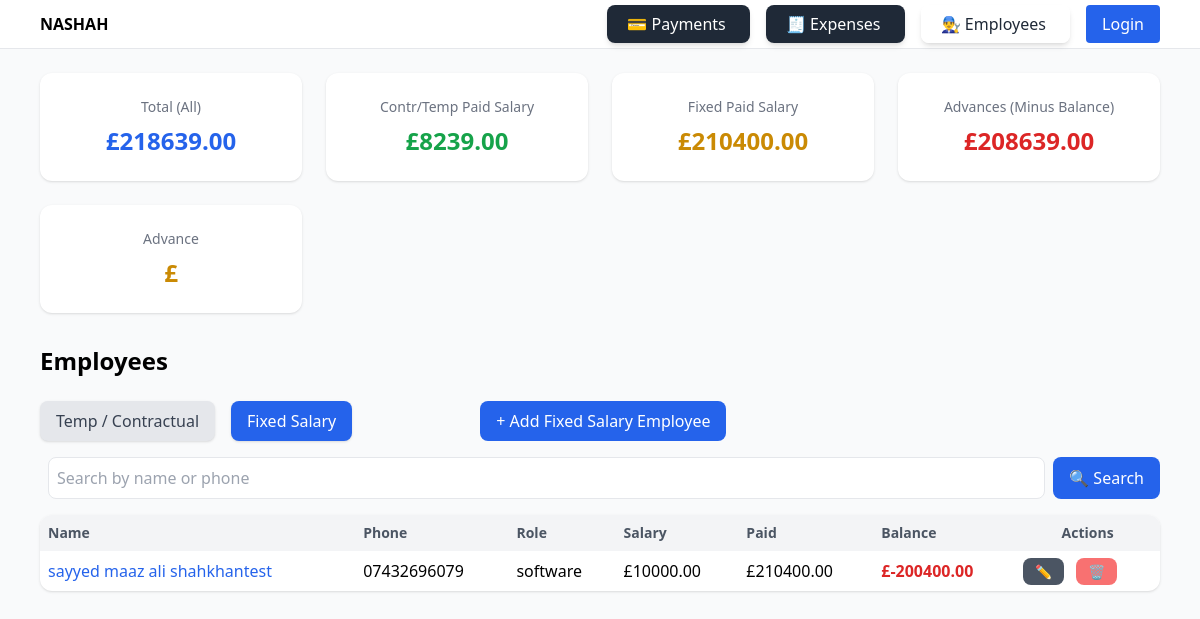
Before: /employees/?type=fixed with the older database file.
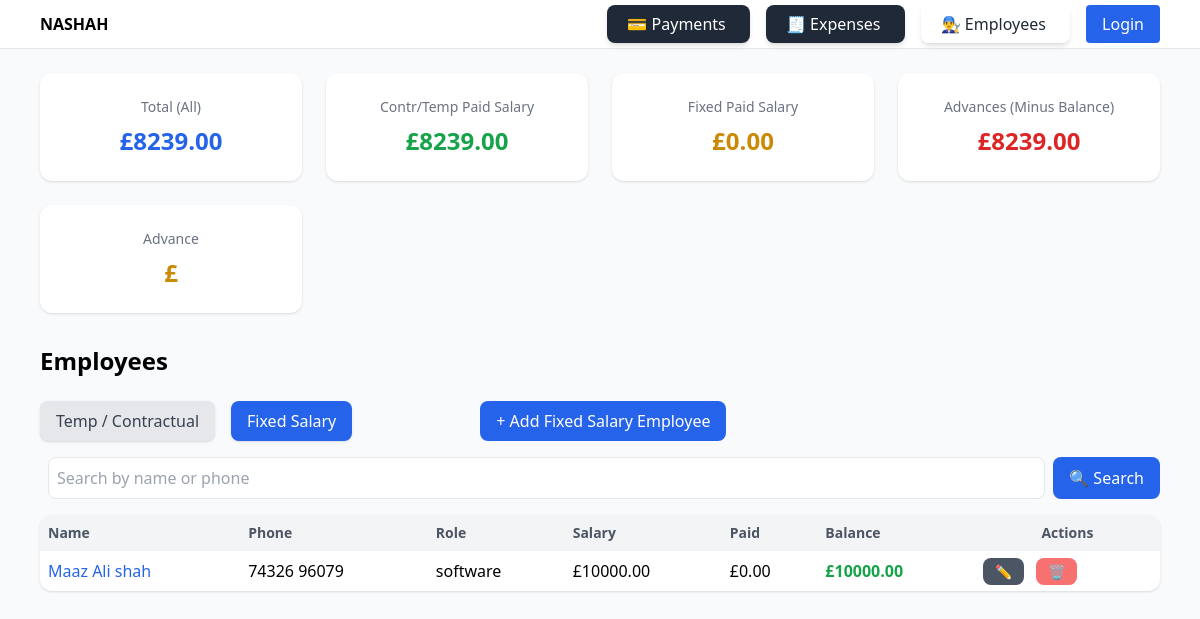
After: the same page with the newer database file.
### employees/models.py (models this page shows, shortened)
class FixedEmployee(models.Model):
    name = models.CharField(max_length=255)
    phone = models.CharField(max_length=20, blank=True, null=True)
    role = models.CharField(max_length=100, blank=True, null=True)
    monthly_salary = models.DecimalField(max_digits=10, decimal_places=2)

### employees/views.py (the view)
# urls.py: path("", views.employee_list, name="list"),            # all employees
def employee_list(request):
    query = request.GET.get("q")  # search term
    type_filter = request.GET.get("type", "contractual")  # to control tab state
    employees = ContractualEmployee.objects.all()
    if query:
        employees = employees.filter(
            Q(name__icontains=query) | Q(phone__icontains=query)
        )
    fixed_qs = FixedEmployee.objects.all()
    if query:
        fixed_qs = fixed_qs.filter(
            Q(name__icontains=query) | Q(phone__icontains=query)
        )
    fixed_employees = fixed_qs.annotate(
        total_paid_calc=Coalesce(
            Sum('fixed_payments__amount'),
            Value(0),
            output_field=DecimalField(max_digits=12, decimal_places=2),
        ),
        balance_calc=F('monthly_salary') - Coalesce(
            Sum('fixed_payments__amount'),
            Value(0),
            output_field=DecimalField(max_digits=12, decimal_places=2),
        ),
    )
    temp_salary_total = (
        SalaryPayment.objects.aggregate(
            total=Coalesce(
                Sum("amount"),
                Value(0, output_field=DecimalField(max_digits=12, decimal_places=2)),
            )
        )["total"]
        or Decimal("0")
    )
    fixed_salary_total = (
        FixedSalaryPayment.objects.aggregate(
            total=Coalesce(
                Sum("amount"),
                Value(0, output_field=DecimalField(max_digits=12, decimal_places=2)),
            )
        )["total"]
        or Decimal("0")
    )
    contract_advances = sum(emp.total_advances for emp in ContractualEmployee.objects.all())
    fixed_advances = sum(
        (emp.total_paid_calc - emp.monthly_salary)
        if (emp.total_paid_calc - emp.monthly_salary) > 0 else Decimal("0")
        for emp in fixed_employees
    )
    advances_negative_total = contract_advances + fixed_advances
    salary_total_all = temp_salary_total + fixed_salary_total
    return render(request, "employees/employee_list.html", {
        "employees": employees,
        "fixed_employees": fixed_employees,
        "type_filter": type_filter,
        "query": query,
        "temp_salary_total": temp_salary_total,
        "fixed_salary_total": fixed_salary_total,
        "salary_total_all": salary_total_all,
        "advances_negative_total": advances_negative_total,
        "advances_negative_total": advances_negative_total,
    })

### employees/models.py (called while the page is built)
    @property
    def total_earned(self):
        return sum(wr.quantity * wr.item_price for wr in self.work_records.all())

    @property
    def total_salary_paid(self):
        return sum(p.amount for p in self.salary_payments.all())

    @property
    def total_advances(self):
        extra = self.total_salary_paid - self.total_earned
        return extra if extra > 0 else 0

### employees/templates/employees/employee_list.html (shortened to what the changed rows need)
{% extends "base.html" %}
{% block content %}
<div class="max-w-6xl mx-auto">
<div class="grid grid-cols-1 md:grid-cols-4 gap-6 mb-8">
  <div class="bg-white shadow rounded-xl p-6 text-center">
    <h4 class="text-gray-500 text-sm font-medium">Total (All)</h4>
    <p class="text-2xl font-bold text-blue-600 mt-2">
      £{{ salary_total_all|floatformat:2 }}
    </p>
  </div>
  <div class="bg-white shadow rounded-xl p-6 text-center">
    <h4 class="text-gray-500 text-sm font-medium">Fixed Paid Salary</h4>
    <p class="text-2xl font-bold text-yellow-600 mt-2">
      £{{ fixed_salary_total|floatformat:2 }}
    </p>
  </div>
  <div class="bg-white shadow rounded-xl p-6 text-center">
    <h4 class="text-gray-500 text-sm font-medium">Advances (Minus Balance)</h4>
    <p class="text-2xl font-bold text-red-600 mt-2">
      £{{ advances_negative_total|floatformat:2 }}
    </p>
  </div>
</div>
</div>
  <div class="flex justify-between items-center mb-6">
    <h2 class="text-2xl font-semibold">Employees</h2>
  </div>
  {% if type_filter == "contractual" %}
  <div class="overflow-x-auto bg-white rounded-xl shadow">
    <table class="w-full border-collapse">
      <thead class="bg-gray-100 text-sm text-gray-600">
        <tr>
          <th class="p-2 text-left">Name</th>
          <th class="p-2 text-left">Phone</th>
          <th class="p-2 text-left">Role</th>
          <th class="p-2 text-left">Total Earned</th>
          <th class="p-2 text-left">Paid (Advances)</th>
          <th class="p-2 text-left">Balance</th>
          <th class="p-2">Actions</th>
        </tr>
      </thead>
      <tbody class="divide-y">
        {% for emp in employees %}
        <tr class="hover:bg-gray-50">
          <td class="p-2"><a href="{% url 'employees:report' emp.id %}" class="text-blue-600 hover:underline">{{ emp.name }}</a></td>
          <td class="p-2">{{ emp.phone }}</td>
          <td class="p-2">{{ emp.role }}</td>
          <td class="p-2">£{{ emp.total_earned }}</td>
          <td class="p-2">£{{ emp.total_salary_paid }}</td>
          <td class="p-2 font-semibold {% if emp.balance < 0 %}text-red-600{% else %}text-green-600{% endif %}">£{{ emp.balance }}</td>
          <td class="p-2 space-x-2">
            <a href="{% url 'employees:update' emp.id %}" class="px-3 py-1 bg-gray-600 text-white rounded-lg text-sm">✏</a>
            <a href="{% url 'employees:delete' emp.id %}" class="px-3 py-1 bg-red-400 text-white rounded-lg text-sm">🗑</a>
          </td>
        </tr>
        {% empty %}
        <tr><td colspan="7" class="p-4 text-center text-gray-500">No employees found.</td></tr>
        {% endfor %}
      </tbody>
    </table>
  </div>
  {% else %}
  <div class="overflow-x-auto bg-white rounded-xl shadow">
    <table class="w-full border-collapse">
      <thead class="bg-gray-100 text-sm text-gray-600">
        <tr>
          <th class="p-2 text-left">Name</th>
          <th class="p-2 text-left">Phone</th>
          <th class="p-2 text-left">Role</th>
          <th class="p-2 text-left">Salary</th>
          <th class="p-2 text-left">Paid</th>
          <th class="p-2 text-left">Balance</th>
          <th class="p-2">Actions</th>
        </tr>
      </thead>
      <tbody class="divide-y">
  {% for emp in fixed_employees %}
  <tr class="hover:bg-gray-50">
    <td class="p-2">
      <a href="{% url 'employees:fixed_employee_report' emp.id %}" class="text-blue-600 hover:underline">
        {{ emp.name }}
      </a>
    </td>
    <td class="p-2">{{ emp.phone }}</td>
    <td class="p-2">{{ emp.role }}</td>
    <td class="p-2">£{{ emp.monthly_salary|default:0|floatformat:2 }}</td>
<td class="p-2">£{{ emp.total_paid_calc|default:0|floatformat:2 }}</td>
<td class="p-2 font-semibold {% if emp.balance_calc < 0 %}text-red-600{% else %}text-green-600{% endif %}">
  £{{ emp.balance_calc|default:0|floatformat:2 }}
</td>
    <td class="p-2 space-x-2">
      <a href="/employees/fixed/{{ emp.id }}/edit/" class="px-3 py-1 bg-gray-600 text-white rounded-lg text-sm">✏</a>
      <a href="{% url 'employees:fixed_employee_delete' emp.id %}" class="px-3 py-1 bg-red-400 text-white rounded-lg text-sm">🗑</a>
    </td>
  </tr>
  {% empty %}
  <tr><td colspan="7" class="p-4 text-center text-gray-500">No fixed salary employees found.</td></tr>
  {% endfor %}
</tbody>
    </table>
  </div>
  {% endif %}
{% endblock %}

Changed rows visible on the page:
removed FixedEmployee: name "sayyed maaz ali shahkhantest", phone "07432696079", role "software", monthly_salary "10000.00", total_paid_calc "210400.00", balance_calc "-200400.00"
added FixedEmployee: name "Maaz Ali shah", phone "74326 96079", role "software", monthly_salary "10000.00", total_paid_calc "0.00", balance_calc "10000.00"
Other visible differences:
{{ salary_total_all|floatformat:2 }}: "218639.00" → "8239.00"
{{ fixed_salary_total|floatformat:2 }}: "210400.00" → "0.00"
{{ advances_negative_total|floatformat:2 }}: "208639.00" → "8239.00"
